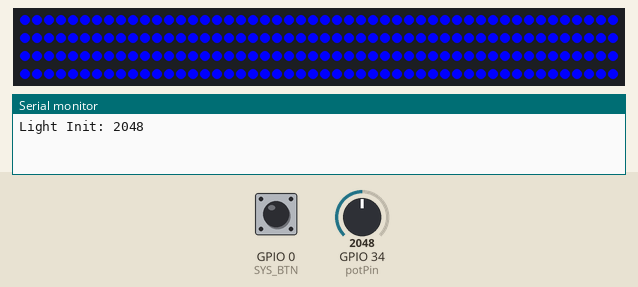
The program below on a simulated ESP32. On the bench: 200 RGB LEDs in strip order, left to right, continuing on the next row, the last lines printed to the serial monitor. The test bench sets the inputs (shaded band); at power-on: GPIO 0 (SYS_BTN) HIGH, GPIO 34 (potPin) = 2048. Dim RGB values are drawn brighter than linear.

Above: at 2.4 s.
2.5 s: GPIO 0 (SYS_BTN) pulled LOW for 3.2 s
At 6.8 s:
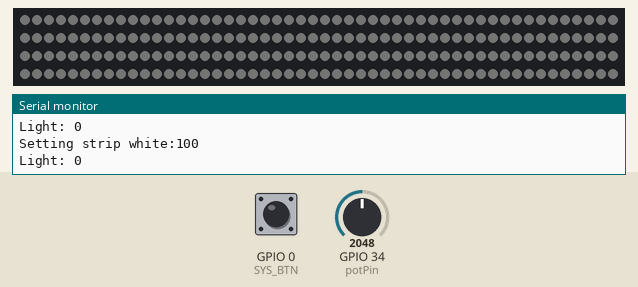
7.2 s: GPIO 34 (potPin) set to 2866
At 7.8 s:
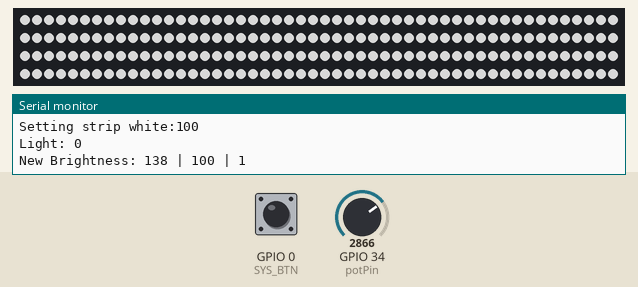
8.7 s: GPIO 34 (potPin) set to 3603
10.2 s: GPIO 34 (potPin) set to 4095
Timing chart, 0 to 12.7 s (numbered marks = the images above; inputs shaded):
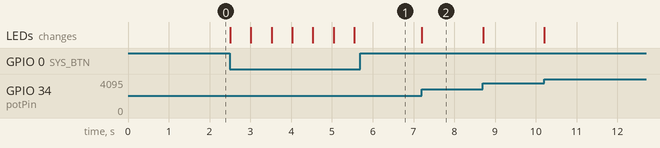

The program:

main.cpp
```cpp
#include <Arduino.h>
#include <Adafruit_NeoPixel.h>

//Potentiometer vars
const int potPin = 34;
const float maxPotValue = 4095.0;
int potValue = 0;

//Photoresistor vars
#define PR_PIN 36
int lightInit;  // initial value
int lightVal;   // current value

//Button vars
#define RGB_PIN 13
#define BTN_PIN 39
#define SYS_BTN 0

//Pixel vars
const int pixelCount = 200;
Adafruit_NeoPixel pixels = Adafruit_NeoPixel(pixelCount, RGB_PIN, NEO_GRB + NEO_KHZ800);

//Lighting vars
int pixelColors[pixelCount][4]; //pixelColors[pixel] = [red, green, blue, brightness%]
int globalBrightness = 100; //0-255
int nodeState = 0; //0 = off; 1 = user color; 2 = white

void throwError(String error) {
    //Add error led code here
    Serial.println("ERROR: " + error);
}

//Expects:
//led - The id of the LED to change
//red - 0-255 color value
//green - 0-255 color value
//blue - 0-255 color value
void setColor(int led, int red, int green, int blue)
{
    if (pixelColors[led][0] == red && pixelColors[led][1] == green && pixelColors[led][2] == blue)
        return;

    pixelColors[led][0] = red;
    pixelColors[led][1] = green;
    pixelColors[led][2] = blue;

    pixels.setPixelColor(led, pixels.Color(pixelColors[led][0], pixelColors[led][1], pixelColors[led][2]));
    pixels.show();
}

//Fill the whole strip with a color
//Expects:
//led - The id of the LED to change
//red - 0-255 color value
//green - 0-255 color value
//blue - 0-255 color value
//startPixel - The pixel to start on
//count - how many pixels to color (defaults to all available)
void setStripColor(int red, int green, int blue, int startPixel = 0, int count = -1);
void setStripColor(int red, int green, int blue, int startPixel, int count)
{
    int changed = 0;
    for (int i = startPixel; i < pixelCount; i++) {
        if (count > -1 && changed >= count)
            return;
        else
            setColor(i, red, green, blue);

        changed++;
    }
}

void restorePixelColors()
{
    for (int i = 0; i < pixelCount; i++)
        pixels.setPixelColor(i, pixels.Color(pixelColors[i][0], pixelColors[i][1], pixelColors[i][2]));

    pixels.show();
} //Undoes setStripWhite
void setStripWhite()
{
    Serial.println("Setting strip white:" + String(globalBrightness));

    pixels.fill(pixels.Color(255, 255, 255), 0, pixelCount);
    pixels.setBrightness(globalBrightness);
    pixels.show();
} //Sets a special "white light" state
void turnStripOff()
{
//    pixels.fill(pixels.Color(1, 1, 1), 0, pixelCount);
    pixels.setBrightness(1);
    pixels.show();
}


void setup() {
    Serial.begin(9600);

    //Get our initial light level
    lightInit = analogRead(PR_PIN);
    Serial.println("Light Init: " + String(lightInit));

    //Set our button mode
    pinMode(BTN_PIN, INPUT_PULLUP);
    pinMode(SYS_BTN, INPUT_PULLUP);

    pixels.begin();
    setColor(0, 0, 0, 3);

    //Set state to user and set an initial user state of blue
    nodeState = 1;
    setStripColor(0, 0, 255);
}

void loop() {

    if (!digitalRead(SYS_BTN)) {
        Serial.println("Light: " + String(lightVal));

        if (nodeState > 0)
            nodeState = 0;
        else
            nodeState = 1;

        if (nodeState == 1) {
            setStripWhite();
        } else
            turnStripOff();

        yield();
        delay(500);
    }

    //Fetch our current brightness from the potentiometer
    potValue = analogRead(potPin);
    int newBrightness = (float)potValue / maxPotValue * 100;
    newBrightness = (255 / 100) * newBrightness;

    if (newBrightness != globalBrightness) {
        Serial.println("New Brightness: " + String(newBrightness) + " | " + String(globalBrightness) + " | " + String(newBrightness != globalBrightness));
        if (newBrightness < 1)
            newBrightness = 1;

        globalBrightness = newBrightness;
        pixels.setBrightness(globalBrightness);
        pixels.show();
    }
}
```

Measured:
- after the input at 2.5 s, the LEDs: first change at once (image 1 shows a later state)
- after the input at 7.2 s, the LEDs: change at once (image 2)
